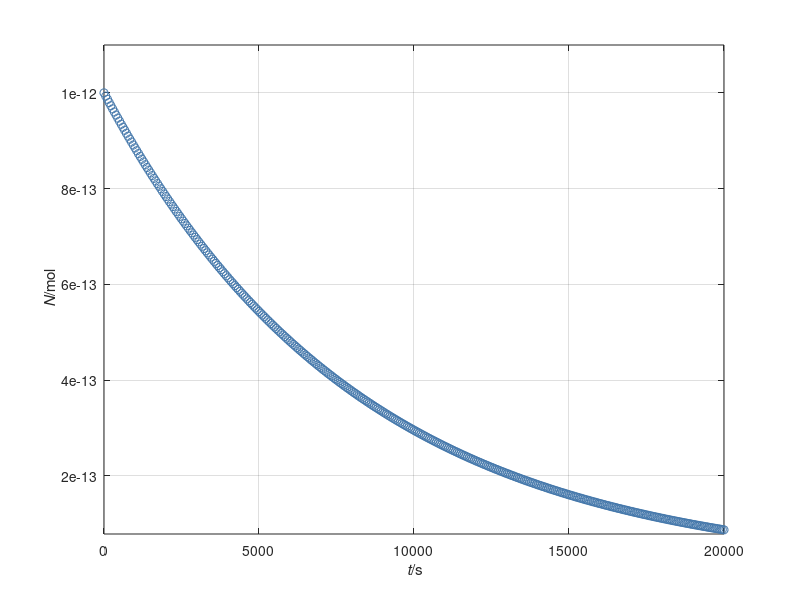

Recreate this plot in MATLAB.
%%% Time integration of radioactive decay

%% Constants
lambda = 0.000122;  % 1/yr: decay constant for C14

%% Initial conditions
t = 0;      % s: initial time
N = 1e-12;  % mol: initial amount of C14

%% Boundary conditions
J = 0;  % mol/s: matter influx of C14

%% Parameters for time loop
t1 = 20000;  % yr: final time
dt = 1;      % yr: time step %@

%% Plotting
dtplot = t1/360;  % time interval between plots
tplot = dtplot;	  % time for next plot
figure
plot(t, N, 'o', 'color', '#4477AA')
xlabel('{\it t}/s'); ylabel('{\it N}/mol')
axis('tight'); xlim([0, t1]); grid on; hold on %@

%% Numerical time integration
while t < t1
  %% constitutive relations
  R = -lambda * N;

  %% step forward in time with balance law
  t = t + dt;
  N = N + (J + R) * dt; %@

  %% plot
  if t > tplot
    plot(t, N, 'o', 'color', '#4477AA')
    pause(0)
    tplot = tplot + dtplot;
  end %@
end
